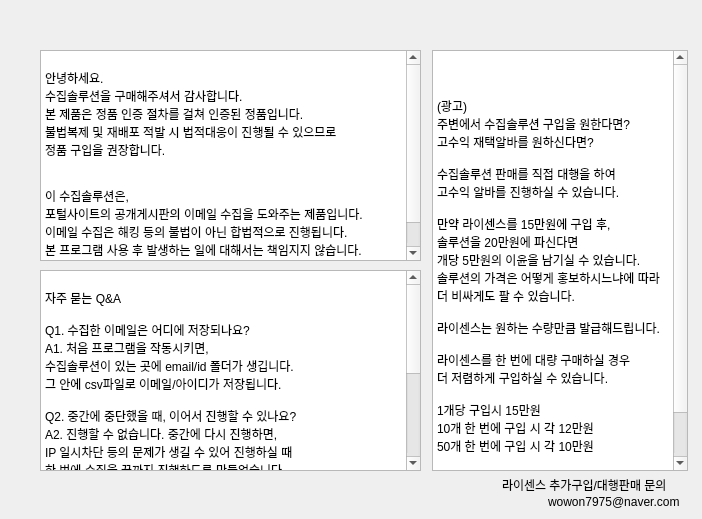
    <widget class="QWidget" name="tab_5">
     <attribute name="title">
      <string>이용약관</string>
     </attribute>
     <widget class="QTextBrowser" name="textBrowser">
      <property name="geometry">
       <rect>
        <x>40</x>
        <y>50</y>
        <width>381</width>
        <height>211</height>
       </rect>
      </property>
      <property name="html">
       <string>&lt;!DOCTYPE HTML PUBLIC &quot;-//W3C//DTD HTML 4.0//EN&quot; &quot;http://www.w3.org/TR/REC-html40/strict.dtd&quot;&gt;
&lt;html&gt;&lt;head&gt;&lt;meta name=&quot;qrichtext&quot; content=&quot;1&quot; /&gt;&lt;style type=&quot;text/css&quot;&gt;
p, li { white-space: pre-wrap; }
&lt;/style&gt;&lt;/head&gt;&lt;body style=&quot; font-family:'Gulim'; font-size:9pt; font-weight:400; font-style:normal;&quot;&gt;
&lt;p style=&quot;-qt-paragraph-type:empty; margin-top:0px; margin-bottom:0px; margin-left:0px; margin-right:0px; -qt-block-indent:0; text-indent:0px;&quot;&gt;&lt;br /&gt;&lt;/p&gt;
&lt;p style=&quot; margin-top:0px; margin-bottom:0px; margin-left:0px; margin-right:0px; -qt-block-indent:0; text-indent:0px;&quot;&gt;안녕하세요.&lt;/p&gt;
&lt;p style=&quot; margin-top:0px; margin-bottom:0px; margin-left:0px; margin-right:0px; -qt-block-indent:0; text-indent:0px;&quot;&gt;수집솔루션을 구매해주셔서 감사합니다.&lt;/p&gt;
&lt;p style=&quot; margin-top:0px; margin-bottom:0px; margin-left:0px; margin-right:0px; -qt-block-indent:0; text-indent:0px;&quot;&gt;본 제품은 정품 인증 절차를 걸쳐 인증된 정품입니다.&lt;/p&gt;
&lt;p style=&quot; margin-top:0px; margin-bottom:0px; margin-left:0px; margin-right:0px; -qt-block-indent:0; text-indent:0px;&quot;&gt;불법복제 및 재배포 적발 시 법적대응이 진행될 수 있으므로&lt;/p&gt;
&lt;p style=&quot; margin-top:0px; margin-bottom:0px; margin-left:0px; margin-right:0px; -qt-block-indent:0; text-indent:0px;&quot;&gt;정품 구입을 권장합니다.&lt;/p&gt;
&lt;p style=&quot;-qt-paragraph-type:empty; margin-top:0px; margin-bottom:0px; margin-left:0px; margin-right:0px; -qt-block-indent:0; text-indent:0px;&quot;&gt;&lt;br /&gt;&lt;/p&gt;
&lt;p style=&quot;-qt-paragraph-type:empty; margin-top:0px; margin-bottom:0px; margin-left:0px; margin-right:0px; -qt-block-indent:0; text-indent:0px;&quot;&gt;&lt;br /&gt;&lt;/p&gt;
&lt;p style=&quot; margin-top:0px; margin-bottom:0px; margin-left:0px; margin-right:0px; -qt-block-indent:0; text-indent:0px;&quot;&gt;이 수집솔루션은,&lt;/p&gt;
&lt;p style=&quot; margin-top:0px; margin-bottom:0px; margin-left:0px; margin-right:0px; -qt-block-indent:0; text-indent:0px;&quot;&gt;포털사이트의 공개게시판의 이메일 수집을 도와주는 제품입니다.&lt;/p&gt;
&lt;p style=&quot; margin-top:0px; margin-bottom:0px; margin-left:0px; margin-right:0px; -qt-block-indent:0; text-indent:0px;&quot;&gt;이메일 수집은 해킹 등의 불법이 아닌 합법적으로 진행됩니다.&lt;/p&gt;
&lt;p style=&quot; margin-top:0px; margin-bottom:0px; margin-left:0px; margin-right:0px; -qt-block-indent:0; text-indent:0px;&quot;&gt;본 프로그램 사용 후 발생하는 일에 대해서는 책임지지 않습니다.&lt;/p&gt;
&lt;p style=&quot; margin-top:0px; margin-bottom:0px; margin-left:0px; margin-right:0px; -qt-block-indent:0; text-indent:0px;&quot;&gt;   &lt;/p&gt;
&lt;p style=&quot;-qt-paragraph-type:empty; margin-top:0px; margin-bottom:0px; margin-left:0px; margin-right:0px; -qt-block-indent:0; text-indent:0px;&quot;&gt;&lt;br /&gt;&lt;/p&gt;&lt;/body&gt;&lt;/html&gt;</string>
      </property>
     </widget>
     <widget class="QTextBrowser" name="textBrowser_2">
      <property name="geometry">
       <rect>
        <x>40</x>
        <y>270</y>
        <width>381</width>
        <height>201</height>
       </rect>
      </property>
      <property name="html">
       <string>&lt;!DOCTYPE HTML PUBLIC &quot;-//W3C//DTD HTML 4.0//EN&quot; &quot;http://www.w3.org/TR/REC-html40/strict.dtd&quot;&gt;
&lt;html&gt;&lt;head&gt;&lt;meta name=&quot;qrichtext&quot; content=&quot;1&quot; /&gt;&lt;style type=&quot;text/css&quot;&gt;
p, li { white-space: pre-wrap; }
&lt;/style&gt;&lt;/head&gt;&lt;body style=&quot; font-family:'Gulim'; font-size:9pt; font-weight:400; font-style:normal;&quot;&gt;
&lt;p style=&quot;-qt-paragraph-type:empty; margin-top:0px; margin-bottom:0px; margin-left:0px; margin-right:0px; -qt-block-indent:0; text-indent:0px;&quot;&gt;&lt;br /&gt;&lt;/p&gt;
&lt;p style=&quot; margin-top:0px; margin-bottom:0px; margin-left:0px; margin-right:0px; -qt-block-indent:0; text-indent:0px;&quot;&gt;자주 묻는 Q&amp;amp;A&lt;/p&gt;
&lt;p style=&quot;-qt-paragraph-type:empty; margin-top:0px; margin-bottom:0px; margin-left:0px; margin-right:0px; -qt-block-indent:0; text-indent:0px;&quot;&gt;&lt;br /&gt;&lt;/p&gt;
&lt;p style=&quot; margin-top:0px; margin-bottom:0px; margin-left:0px; margin-right:0px; -qt-block-indent:0; text-indent:0px;&quot;&gt;Q1. 수집한 이메일은 어디에 저장되나요?&lt;/p&gt;
&lt;p style=&quot; margin-top:0px; margin-bottom:0px; margin-left:0px; margin-right:0px; -qt-block-indent:0; text-indent:0px;&quot;&gt;A1. 처음 프로그램을 작동시키면,&lt;/p&gt;
&lt;p style=&quot; margin-top:0px; margin-bottom:0px; margin-left:0px; margin-right:0px; -qt-block-indent:0; text-indent:0px;&quot;&gt;수집솔루션이 있는 곳에 email/id 폴더가 생깁니다.&lt;/p&gt;
&lt;p style=&quot; margin-top:0px; margin-bottom:0px; margin-left:0px; margin-right:0px; -qt-block-indent:0; text-indent:0px;&quot;&gt;그 안에 csv파일로 이메일/아이디가 저장됩니다. &lt;/p&gt;
&lt;p style=&quot;-qt-paragraph-type:empty; margin-top:0px; margin-bottom:0px; margin-left:0px; margin-right:0px; -qt-block-indent:0; text-indent:0px;&quot;&gt;&lt;br /&gt;&lt;/p&gt;
&lt;p style=&quot; margin-top:0px; margin-bottom:0px; margin-left:0px; margin-right:0px; -qt-block-indent:0; text-indent:0px;&quot;&gt;Q2. 중간에 중단했을 때, 이어서 진행할 수 있나요?&lt;/p&gt;
&lt;p style=&quot; margin-top:0px; margin-bottom:0px; margin-left:0px; margin-right:0px; -qt-block-indent:0; text-indent:0px;&quot;&gt;A2. 진행할 수 없습니다. 중간에 다시 진행하면,&lt;/p&gt;
&lt;p style=&quot; margin-top:0px; margin-bottom:0px; margin-left:0px; margin-right:0px; -qt-block-indent:0; text-indent:0px;&quot;&gt;IP 일시차단 등의 문제가 생길 수 있어 진행하실 때&lt;/p&gt;
&lt;p style=&quot; margin-top:0px; margin-bottom:0px; margin-left:0px; margin-right:0px; -qt-block-indent:0; text-indent:0px;&quot;&gt;한 번에 수집을 끝까지 진행하도록 만들었습니다.&lt;/p&gt;
&lt;p style=&quot;-qt-paragraph-type:empty; margin-top:0px; margin-bottom:0px; margin-left:0px; margin-right:0px; -qt-block-indent:0; text-indent:0px;&quot;&gt;&lt;br /&gt;&lt;/p&gt;
&lt;p style=&quot; margin-top:0px; margin-bottom:0px; margin-left:0px; margin-right:0px; -qt-block-indent:0; text-indent:0px;&quot;&gt;Q3. 다른 컴퓨터에서는 사용할 수 없나요?&lt;/p&gt;
&lt;p style=&quot; margin-top:0px; margin-bottom:0px; margin-left:0px; margin-right:0px; -qt-block-indent:0; text-indent:0px;&quot;&gt;A3. 1PC 1라이센스이므로, 한 PC에서만 사용이 가능합니다.&lt;/p&gt;
&lt;p style=&quot; margin-top:0px; margin-bottom:0px; margin-left:0px; margin-right:0px; -qt-block-indent:0; text-indent:0px;&quot;&gt;PC를 추가하실 경우 추가 라이센스를 구입하시면 됩니다.&lt;/p&gt;
&lt;p style=&quot;-qt-paragraph-type:empty; margin-top:0px; margin-bottom:0px; margin-left:0px; margin-right:0px; -qt-block-indent:0; text-indent:0px;&quot;&gt;&lt;br /&gt;&lt;/p&gt;
&lt;p style=&quot; margin-top:0px; margin-bottom:0px; margin-left:0px; margin-right:0px; -qt-block-indent:0; text-indent:0px;&quot;&gt;Q4. A/S 가능한가요?&lt;/p&gt;
&lt;p style=&quot; margin-top:0px; margin-bottom:0px; margin-left:0px; margin-right:0px; -qt-block-indent:0; text-indent:0px;&quot;&gt;A4. 네, 포털사이트의 급격한 변화가 있어 더 이상 수집이&lt;/p&gt;
&lt;p style=&quot; margin-top:0px; margin-bottom:0px; margin-left:0px; margin-right:0px; -qt-block-indent:0; text-indent:0px;&quot;&gt;불가능하게 되는 경우를 제외하고는 지속적으로 A/S가&lt;/p&gt;
&lt;p style=&quot; margin-top:0px; margin-bottom:0px; margin-left:0px; margin-right:0px; -qt-block-indent:0; text-indent:0px;&quot;&gt;가능합니다. '새 버전 업데이트'를 통해 지속적으로&lt;/p&gt;
&lt;p style=&quot; margin-top:0px; margin-bottom:0px; margin-left:0px; margin-right:0px; -qt-block-indent:0; text-indent:0px;&quot;&gt;업데이트된 파일을 받으실 수 있습니다. 감사합니다.&lt;/p&gt;&lt;/body&gt;&lt;/html&gt;</string>
      </property>
     </widget>
     <widget class="QLabel" name="label">
      <property name="geometry">
       <rect>
        <x>502</x>
        <y>477</y>
        <width>191</width>
        <height>16</height>
       </rect>
      </property>
      <property name="text">
       <string>라이센스 추가구입/대행판매 문의</string>
      </property>
     </widget>
     <widget class="QLabel" name="label_2">
      <property name="geometry">
       <rect>
        <x>548</x>
        <y>494</y>
        <width>141</width>
        <height>16</height>
       </rect>
      </property>
      <property name="text">
       <string>wowon7975@naver.com</string>
      </property>
     </widget>
     <widget class="QTextBrowser" name="textBrowser_3">
      <property name="geometry">
       <rect>
        <x>432</x>
        <y>50</y>
        <width>256</width>
        <height>421</height>
       </rect>
      </property>
      <property name="html">
       <string>&lt;!DOCTYPE HTML PUBLIC &quot;-//W3C//DTD HTML 4.0//EN&quot; &quot;http://www.w3.org/TR/REC-html40/strict.dtd&quot;&gt;
&lt;html&gt;&lt;head&gt;&lt;meta name=&quot;qrichtext&quot; content=&quot;1&quot; /&gt;&lt;style type=&quot;text/css&quot;&gt;
p, li { white-space: pre-wrap; }
&lt;/style&gt;&lt;/head&gt;&lt;body style=&quot; font-family:'Gulim'; font-size:9pt; font-weight:400; font-style:normal;&quot;&gt;
&lt;p style=&quot;-qt-paragraph-type:empty; margin-top:0px; margin-bottom:0px; margin-left:0px; margin-right:0px; -qt-block-indent:0; text-indent:0px;&quot;&gt;&lt;br /&gt;&lt;/p&gt;
&lt;p style=&quot;-qt-paragraph-type:empty; margin-top:0px; margin-bottom:0px; margin-left:0px; margin-right:0px; -qt-block-indent:0; text-indent:0px;&quot;&gt;&lt;br /&gt;&lt;/p&gt;
&lt;p style=&quot;-qt-paragraph-type:empty; margin-top:0px; margin-bottom:0px; margin-left:0px; margin-right:0px; -qt-block-indent:0; text-indent:0px;&quot;&gt;&lt;br /&gt;&lt;/p&gt;
&lt;p style=&quot; margin-top:0px; margin-bottom:0px; margin-left:0px; margin-right:0px; -qt-block-indent:0; text-indent:0px;&quot;&gt;(광고)&lt;/p&gt;
&lt;p style=&quot; margin-top:0px; margin-bottom:0px; margin-left:0px; margin-right:0px; -qt-block-indent:0; text-indent:0px;&quot;&gt;주변에서 수집솔루션 구입을 원한다면?&lt;/p&gt;
&lt;p style=&quot; margin-top:0px; margin-bottom:0px; margin-left:0px; margin-right:0px; -qt-block-indent:0; text-indent:0px;&quot;&gt;고수익 재택알바를 원하신다면? &lt;/p&gt;
&lt;p style=&quot;-qt-paragraph-type:empty; margin-top:0px; margin-bottom:0px; margin-left:0px; margin-right:0px; -qt-block-indent:0; text-indent:0px;&quot;&gt;&lt;br /&gt;&lt;/p&gt;
&lt;p style=&quot; margin-top:0px; margin-bottom:0px; margin-left:0px; margin-right:0px; -qt-block-indent:0; text-indent:0px;&quot;&gt;수집솔루션 판매를 직접 대행을 하여&lt;/p&gt;
&lt;p style=&quot; margin-top:0px; margin-bottom:0px; margin-left:0px; margin-right:0px; -qt-block-indent:0; text-indent:0px;&quot;&gt;고수익 알바를 진행하실 수 있습니다.&lt;/p&gt;
&lt;p style=&quot;-qt-paragraph-type:empty; margin-top:0px; margin-bottom:0px; margin-left:0px; margin-right:0px; -qt-block-indent:0; text-indent:0px;&quot;&gt;&lt;br /&gt;&lt;/p&gt;
&lt;p style=&quot; margin-top:0px; margin-bottom:0px; margin-left:0px; margin-right:0px; -qt-block-indent:0; text-indent:0px;&quot;&gt;만약 라이센스를 15만원에 구입 후,&lt;/p&gt;
&lt;p style=&quot; margin-top:0px; margin-bottom:0px; margin-left:0px; margin-right:0px; -qt-block-indent:0; text-indent:0px;&quot;&gt;솔루션을 20만원에 파신다면 &lt;/p&gt;
&lt;p style=&quot; margin-top:0px; margin-bottom:0px; margin-left:0px; margin-right:0px; -qt-block-indent:0; text-indent:0px;&quot;&gt;개당 5만원의 이윤을 남기실 수 있습니다.&lt;/p&gt;
&lt;p style=&quot; margin-top:0px; margin-bottom:0px; margin-left:0px; margin-right:0px; -qt-block-indent:0; text-indent:0px;&quot;&gt;솔루션의 가격은 어떻게 홍보하시느냐에 따라&lt;/p&gt;
&lt;p style=&quot; margin-top:0px; margin-bottom:0px; margin-left:0px; margin-right:0px; -qt-block-indent:0; text-indent:0px;&quot;&gt;더 비싸게도 팔 수 있습니다.&lt;/p&gt;
&lt;p style=&quot;-qt-paragraph-type:empty; margin-top:0px; margin-bottom:0px; margin-left:0px; margin-right:0px; -qt-block-indent:0; text-indent:0px;&quot;&gt;&lt;br /&gt;&lt;/p&gt;
&lt;p style=&quot; margin-top:0px; margin-bottom:0px; margin-left:0px; margin-right:0px; -qt-block-indent:0; text-indent:0px;&quot;&gt;라이센스는 원하는 수량만큼 발급해드립니다.&lt;/p&gt;
&lt;p style=&quot;-qt-paragraph-type:empty; margin-top:0px; margin-bottom:0px; margin-left:0px; margin-right:0px; -qt-block-indent:0; text-indent:0px;&quot;&gt;&lt;br /&gt;&lt;/p&gt;
&lt;p style=&quot; margin-top:0px; margin-bottom:0px; margin-left:0px; margin-right:0px; -qt-block-indent:0; text-indent:0px;&quot;&gt;라이센스를 한 번에 대량 구매하실 경우&lt;/p&gt;
&lt;p style=&quot; margin-top:0px; margin-bottom:0px; margin-left:0px; margin-right:0px; -qt-block-indent:0; text-indent:0px;&quot;&gt;더 저렴하게 구입하실 수 있습니다.&lt;/p&gt;
&lt;p style=&quot;-qt-paragraph-type:empty; margin-top:0px; margin-bottom:0px; margin-left:0px; margin-right:0px; -qt-block-indent:0; text-indent:0px;&quot;&gt;&lt;br /&gt;&lt;/p&gt;
&lt;p style=&quot; margin-top:0px; margin-bottom:0px; margin-left:0px; margin-right:0px; -qt-block-indent:0; text-indent:0px;&quot;&gt;1개당 구입시 15만원&lt;/p&gt;
&lt;p style=&quot; margin-top:0px; margin-bottom:0px; margin-left:0px; margin-right:0px; -qt-block-indent:0; text-indent:0px;&quot;&gt;10개 한 번에 구입 시 각 12만원&lt;/p&gt;
&lt;p style=&quot; margin-top:0px; margin-bottom:0px; margin-left:0px; margin-right:0px; -qt-block-indent:0; text-indent:0px;&quot;&gt;50개 한 번에 구입 시 각 10만원&lt;/p&gt;
&lt;p style=&quot;-qt-paragraph-type:empty; margin-top:0px; margin-bottom:0px; margin-left:0px; margin-right:0px; -qt-block-indent:0; text-indent:0px;&quot;&gt;&lt;br /&gt;&lt;/p&gt;
&lt;p style=&quot;-qt-paragraph-type:empty; margin-top:0px; margin-bottom:0px; margin-left:0px; margin-right:0px; -qt-block-indent:0; text-indent:0px;&quot;&gt;&lt;br /&gt;&lt;/p&gt;
&lt;p style=&quot; margin-top:0px; margin-bottom:0px; margin-left:0px; margin-right:0px; -qt-block-indent:0; text-indent:0px;&quot;&gt;대행 문의는 아래 이메일을 통해 &lt;/p&gt;
&lt;p style=&quot; margin-top:0px; margin-bottom:0px; margin-left:0px; margin-right:0px; -qt-block-indent:0; text-indent:0px;&quot;&gt;문의주시면 감사하겠습니다.&lt;/p&gt;&lt;/body&gt;&lt;/html&gt;</string>
      </property>
     </widget>
    </widget>
